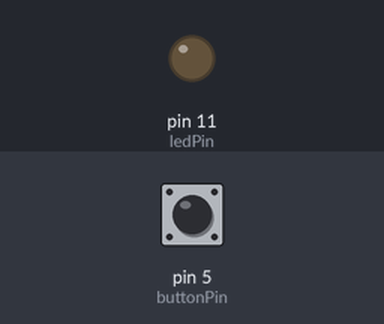
A sketch run on a simulated Arduino Uno, built with avr-gcc and run on an emulated ATmega328P. On the bench: output pins drawn as LEDs (lit = HIGH). The test bench sets the inputs (shaded band); at power-on: pin 5 (buttonPin) LOW.

Above: at 1.2 s.
1.3 s: pin 5 (buttonPin) pulled HIGH for 0.15 s
At 1.37 s:
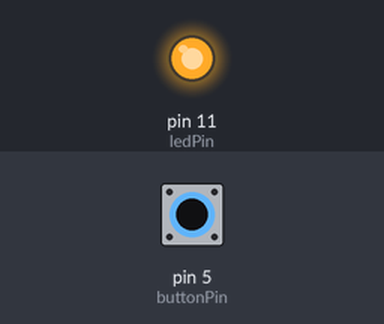
2.9 s: pin 5 (buttonPin) pulled HIGH for 3.2 s
At 6.9 s:
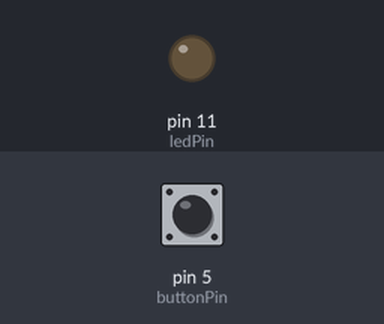
Timing chart, 0 to 8.4 s (numbered marks = the images above; inputs shaded):
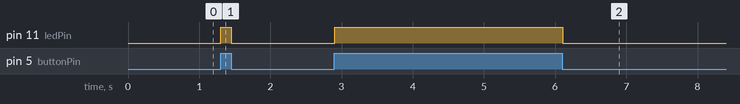

The sketch:

PushButtonWithLED.ino
```cpp
const int buttonPin = 5;
const int ledPin = 11;
int buttonState = 0;

void setup()
{
  pinMode(buttonPin, INPUT);
  pinMode(ledPin, OUTPUT);
}

void loop()
{
  buttonState = digitalRead(buttonPin);
  if (buttonState == HIGH) {
    digitalWrite(ledPin, HIGH);
  } else {
    digitalWrite(ledPin, LOW);
  }
  delay(10);
}
```

Measured:
- after the input at 1.3 s, pin 11 (ledPin): LOW → HIGH at once, → LOW 0.15 s later
- after the input at 2.9 s, pin 11 (ledPin): LOW → HIGH at once, → LOW 3.2 s later
